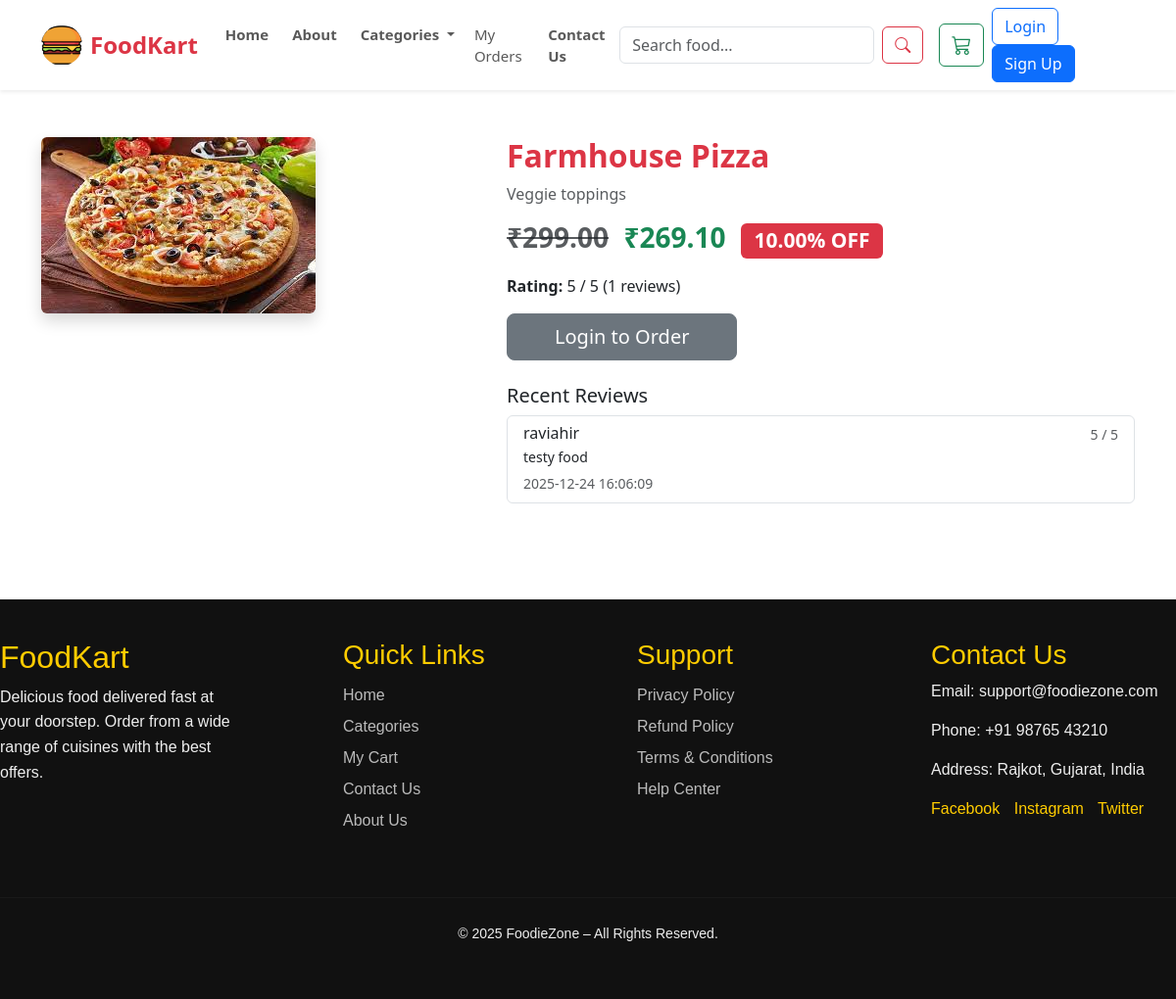
The page /public/food.php?id=2 on the database its author committed.
### tables this page shows
CREATE TABLE `food_items` (
  `id` int(11) NOT NULL,
  `category_id` int(11) DEFAULT NULL,
  `name` varchar(100) DEFAULT NULL,
  `description` text DEFAULT NULL,
  `price` decimal(10,2) DEFAULT NULL,
  `image` varchar(255) DEFAULT NULL,
  `available` tinyint(1) DEFAULT 1,
  `discount_percent` decimal(5,2) NOT NULL DEFAULT 0.00,
  `discount_active` tinyint(1) NOT NULL DEFAULT 0
);

CREATE TABLE `ratings` (
  `id` int(11) NOT NULL,
  `user_id` int(11) NOT NULL,
  `food_id` int(11) NOT NULL,
  `rating` tinyint(1) NOT NULL,
  `review` text DEFAULT NULL,
  `created_at` timestamp NOT NULL DEFAULT current_timestamp()
);

CREATE TABLE `users` (
  `id` int(11) NOT NULL,
  `name` varchar(100) DEFAULT NULL,
  `email` varchar(100) DEFAULT NULL,
  `password` varchar(255) DEFAULT NULL,
  `role` enum('user','admin') DEFAULT 'user',
  `created_at` timestamp NOT NULL DEFAULT current_timestamp(),
  `reset_token` varchar(255) DEFAULT NULL,
  `token_expiry` datetime DEFAULT NULL
);

### public/food.php (the view, shortened to what this page needs)
<?php
include('layout.php');
$food_id = intval($_GET['id']);
$food = $conn->query("SELECT * FROM food_items WHERE id=$food_id")->fetch_assoc();
?>
<div class="row py-4">
    <div class="col-md-5">
        <img src="/food_order_system/uploads/<?php echo $food['image']; ?>"
            class="img-fluid rounded shadow">
    </div>
    <div class="col-md-7">
        <h2 class="fw-bold text-danger"><?php echo $food['name']; ?></h2>
        <p class="text-muted mt-2"><?php echo $food['description']; ?></p>
        <?php
        $price = floatval($food['price']);
        $discounted_price = $price;
        if (isset($food['discount_active']) && $food['discount_active'] == 1 && isset($food['discount_percent']) && $food['discount_percent'] > 0) {
            $discounted_price = round($price * (1 - floatval($food['discount_percent']) / 100), 2);
        }
        $rating_q = $conn->query("SELECT AVG(rating) AS avg_rating, COUNT(*) AS cnt FROM ratings WHERE food_id=$food_id");
        $rating_data = $rating_q ? $rating_q->fetch_assoc() : ['avg_rating' => 0, 'cnt' => 0];
        $avg_rating = round(floatval($rating_data['avg_rating']), 1);
        $rating_count = intval($rating_data['cnt']);
        $user_rating = null;
        $reviews = [];
        $rev_q = $conn->query("SELECT r.rating, r.review, r.created_at, u.name AS user_name FROM ratings r JOIN users u ON u.id = r.user_id WHERE r.food_id=$food_id ORDER BY r.created_at DESC LIMIT 10");
        if ($rev_q) {
            while ($rr = $rev_q->fetch_assoc()) $reviews[] = $rr;
        }
        ?>
        <h3 class="text-success fw-bold my-3">
            <?php if ($discounted_price < $price): ?>
                <span class="text-decoration-line-through text-muted">₹<?php echo number_format($price, 2); ?></span>
                <span class="ms-2">₹<?php echo number_format($discounted_price, 2); ?></span>
                <small class="badge bg-danger ms-2"><?php echo htmlspecialchars($food['discount_percent']); ?>% OFF</small>
            <?php else: ?>
                ₹<?php echo number_format($price, 2); ?>
            <?php endif; ?>
        </h3>
        <p>
            <strong>Rating:</strong>
            <?php if ($rating_count > 0): ?>
                <?php echo $avg_rating; ?> / 5 (<?php echo $rating_count; ?> reviews)
            <?php else: ?>
                Not rated yet
            <?php endif; ?>
        </p>
        <?php if (isset($_SESSION['user_id'])): ?>
            <?php if ($user_rating): ?>
                <div class="card mb-3">
                    <div class="card-body">
                        <h6 class="card-title">Your Rating: <?php echo intval($user_rating['rating']); ?> / 5</h6>
                        <?php if (!empty($user_rating['review'])): ?>
                            <p class="card-text small text-muted"><?php echo nl2br(htmlspecialchars($user_rating['review'])); ?></p>
                        <?php endif; ?>
                        <a href="rate.php?id=<?php echo $food['id']; ?>" class="btn btn-sm btn-outline-primary">Edit Your Rating</a>
                    </div>
                </div>
            <?php else: ?>
                <div class="mb-2"><a href="rate.php?id=<?php echo $food['id']; ?>" class="btn btn-sm btn-outline-success">Add Your Rating</a></div>
            <?php endif; ?>
            <a href="cart.php?action=add&id=<?php echo $food['id']; ?>"
                class="btn btn-danger btn-lg px-5">
                <i class="bi bi-cart-plus"></i> Add to Cart
            </a>
        <?php else: ?>
            <a href="login.php?msg=Please login to order"
                class="btn btn-secondary btn-lg px-5">
                Login to Order
            </a>
        <?php endif; ?>
        <?php if (!empty($reviews)): ?>
            <h5 class="mt-4">Recent Reviews</h5>
            <div class="list-group">
                <?php foreach ($reviews as $r): ?>
                    <div class="list-group-item">
                        <div class="d-flex w-100 justify-content-between">
                            <h6 class="mb-1"><?php echo htmlspecialchars($r['user_name']); ?></h6>
                            <small class="text-muted"><?php echo intval($r['rating']); ?> / 5</small>
                        </div>
                        <?php if (!empty($r['review'])): ?>
                            <p class="mb-1 small"><?php echo nl2br(htmlspecialchars($r['review'])); ?></p>
                        <?php endif; ?>
                        <small class="text-muted"><?php echo htmlspecialchars($r['created_at']); ?></small>
                    </div>
                <?php endforeach; ?>
            </div>
        <?php endif; ?>
    </div>
</div>

### public/layout.php (style rules this page uses)
html, body { height: 100%; }
body { display: flex; flex-direction: column; }

### rows shown on the page
food_items: image (picture), name "Farmhouse Pizza", description "Veggie toppings", price "299.00", discounted_price "269.10", discount_percent "10.00"
ratings: user.name "raviahir", rating "5", review "testy food", created_at "2025-12-24 16:06:09"

### other values the page prints
$avg_rating "5"
$rating_count "1"
